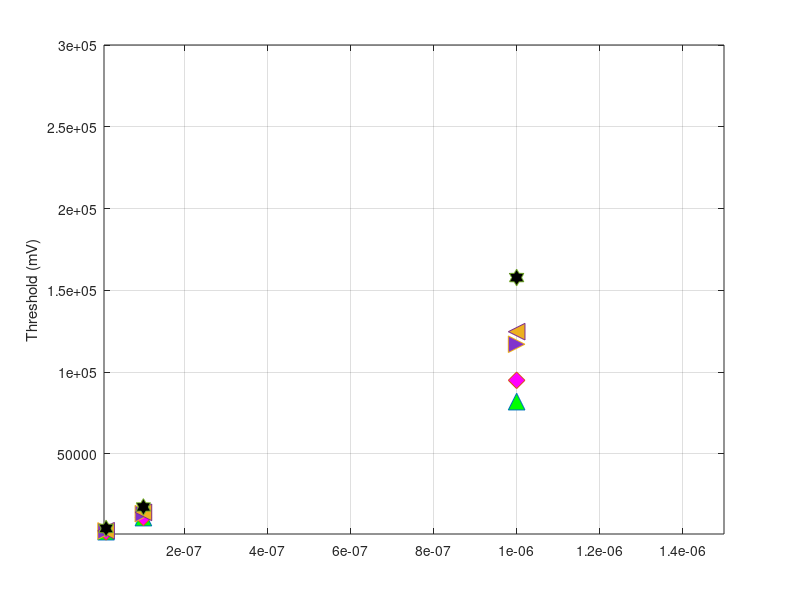

The MATLAB script that drew this image: (Note: this script raises an error after producing the figure.)
addpath(fullfile(fileparts(fileparts(mfilename('fullpath'))), 'utils'));  % repo helpers (figures_code/utils), so the script also runs without setup
%  Exploratory plots not in the paper were removed for this release (see the original analysis code).
clear all; clc; 
%Data
RC = [1e-8; 1e-7; 1e-6];  % time constants in seconds
log_RC = log([1e-8; 1e-7; 1e-6]); 

% thresholds in mV
Excitation_threshold = [2451; 11055; 81956]; 
EP_threshold         = [2393; 11178; 94985];
RS_threshold         = [2853; 13424; 117023];
DB_threshold         = [3020; 14234; 124719];
Cell_death           = [4383; 17534; 157796];

% log 
log_Excitation_threshold = log(Excitation_threshold); 
log_EP_threshold         = log(EP_threshold);
log_RS_threshold         = log(RS_threshold);
log_DB_threshold         = log(DB_threshold);
log_Cell_death           = log(Cell_death);
%% PLots
% RC range (log-spaced for better resolution on log-log plot)
RC_vals = logspace(-8, -6, 100);  % From 1e-8 to 1e-6 seconds

% Coefficients from your fit
p1 = [0.762, 0.7994, 0.8067, 0.808, 0.7782];
p2 = [21.7614, 22.705, 22.7929, 22.7948, 22.5846];

% Compute predicted thresholds
Vstim = zeros(length(p1), length(RC_vals));
for i = 1:length(p1)
    a = exp(p2(i));
    b = p1(i);
    Vstim(i, :) = a * RC_vals.^b;
end



% Plot
fig_main = figure;
plot(RC,Excitation_threshold,'^','MarkerFaceColor','g', "MarkerSize",12 )
hold on
plot(RC,EP_threshold,'d','MarkerFaceColor','m', "MarkerSize",12 )
plot(RC,RS_threshold,'>','MarkerFaceColor',[0.5, 0.2, 0.8], "MarkerSize",12  )
plot(RC,DB_threshold,'<','MarkerFaceColor',"#EDB120", "MarkerSize",12  )
plot(RC,Cell_death,'h','MarkerFaceColor','k',"MarkerSize",12 )

% loglog(RC_vals, Vstim(1,:),'Color', 'g','LineWidth', 2, LineStyle='--')
% loglog(RC_vals, Vstim(2,:), 'Color','m','LineWidth', 2,LineStyle='--')
% loglog(RC_vals, Vstim(3,:), 'Color',[0.5, 0.2, 0.8],'LineWidth', 2,LineStyle='--')
% loglog(RC_vals, Vstim(4,:), 'Color',"#EDB120", 'LineWidth', 2,LineStyle='--')
% loglog(RC_vals, Vstim(5,:), 'Color','k', 'LineWidth', 2,LineStyle='--');
hold off

ylabel('Threshold (mV)');

ylim([1e3 3e5]);
xlim([5e-9 1.5e-6]);
grid on;
ax = gca;
ax.TickLabelInterpreter = 'latex';
set(gca,'FontSize',21,'FontName','Times','LineWidth',1,'TickLength',[0.02 0.02]);
set(gca,'XMinorTick','on','YMinorTick','on');
xlabel('$RC$ (s)','FontSize',20,'Interpreter','Latex');
ylabel('Thresholds (mV)','FontSize',20,'Interpreter','Latex');
% %legend({'Excitation threshold', ...
%     'Electroporation threshold','Repetitive spiking','Depolarization block', 'Cell death'}, ...
%     'Location', 'best', 'NumColumns', 2, 'Interpreter','latex','Box', 'off',FontSize=16, FontWeight='bold');

set(gca,'yscale','log')
set(gca,'xscale','log')
grid on;
set(gca, 'FontSize', 12); 
set(gcf, 'PaperUnits', 'inches');      
set(gcf, 'PaperPosition', [0 0 6 4]);   

set(gcf,'Position',[15 15 550 420])
set(gca,'Position',[0.17 0.17 0.80 0.77])
set(gca,'FontSize',25)
set(gca,'FontName','Times')
set(gca,'LineWidth',1)
set(gca,'TickLength',[0.02 0.02])



% text(3e-8, 4e4, '$\tau=10$ ns', 'Interpreter', 'latex', ...
%      'FontSize', 20, 'FontWeight', 'bold')
grid off
%% %% Legend only (3-column layout)

figure('Color','w');
hold on

% Dummy handles matching the styles in the main figure
h1 = plot(nan,nan,'^', ...
    'Color','g', ...
    'MarkerFaceColor','g', ...
    'LineWidth',2, ...
    'MarkerSize',10);

h2 = plot(nan,nan,'d', ...
    'Color','m', ...
    'MarkerFaceColor','m', ...
    'LineWidth',2, ...
    'MarkerSize',10);

h3 = plot(nan,nan,'>', ...
    'Color',[0.5 0.2 0.8], ...
    'MarkerFaceColor',[0.5 0.2 0.8], ...
    'LineWidth',2, ...
    'MarkerSize',10);

h4 = plot(nan,nan,'<', ...
    'Color',[0.93 0.69 0.13], ...
    'MarkerFaceColor',[0.93 0.69 0.13], ...
    'LineWidth',2, ...
    'MarkerSize',10);

h5 = plot(nan,nan,'h', ...
    'Color','k', ...
    'MarkerFaceColor','k', ...
    'LineWidth',2, ...
    'MarkerSize',10);

% Legend
lgd = legend([h1 h2 h3 h4 h5], ...
    {'Excitation threshold', ...
     'Electroporation threshold', ...
     'Repetitive spiking threshold', ...
     'Depolarization block threshold', ...
     'Cell death threshold'}, ...
    'NumColumns',3, ...
    'Location','northoutside', ...
    'Interpreter','latex', ...
    'FontSize',15, ...
    'Box','off');

% Remove axes
axis off
set(gca,'Visible','off')

% Make figure wide
set(gcf,'Units','inches');
set(gcf,'Position',[1 1 9 1.4]);

% Tight cropping
set(gca,'LooseInset',get(gca,'TightInset'));

% Export as vector PDF
finish_figure(gcf, fig_path('main/Fig7_legend.pdf'), 'vector', ...
    'BackgroundColor','none');
%%
figure(fig_main);  % inset goes on the main figure
% Example for one inset (Excitation - EP difference)
inset_ax = axes('Position',[0.25 0.50 0.25 0.25]); % place inset

% Plot difference
plot(inset_ax, RC, (EP_threshold - Excitation_threshold)./Excitation_threshold,'-s', Color='b', LineWidth=2, MarkerSize=12); hold on

% Zero line reference
yline(inset_ax, 0, 'k--','LineWidth',2);

% Axis formatting
%set(inset_ax,'XScale','log','YScale','linear','FontSize',17,'interpreter','latex')
xlim(inset_ax,[0.5e-8 1.5e-6]); % zoom around RC=1e-8
ylim(inset_ax,[-0.2 0.2]); % zoom around RC=1e-8

ylabel(inset_ax,'(EP - Exc.)/Exc.','Interpreter','latex','FontSize',17)
%xlabel(inset_ax,'$RC$','Interpreter','latex','FontSize',17)

set(inset_ax, 'FontSize', 22, ...
    'FontName', 'Times', ... 
    'TickLabelInterpreter', 'latex', ...
    'Box', 'on', ...
    'LineWidth', 1.5, ...
    'XMinorTick', 'on', 'YMinorTick', 'on','XScale','log','YScale','linear');
ylabel(inset_ax,'(EP - Exc.)/Exc.','Interpreter','latex','FontSize',17)


%%
h = fig_main;
set(h,'Units','Inches');
pos = get(h,'Position');
set(h,'PaperPositionMode','Auto','PaperUnits','Inches','PaperSize',[pos(3), pos(4)])
finish_figure(h, fig_path('main/Fig7a.pdf'));
